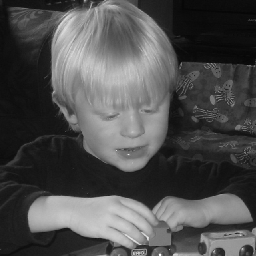
%> input picture Images/engineer.png, 256 x 256 px
$ octave q9.m   (GNU Octave 9; MATLAB toolbox functions it lacks are replaced by stand-ins)
%> lines starting %> are read from the running program, lines starting %| are printed output that depends on the picture
e=imread('engineer.png');
%> e is the input picture: size 256x256 uint8; min 6, max 252, mean 78.5
e=double(e);
%> e: size 256x256 double
ef=fftshift(fft2(e));
efl=ef.*e;
efli=ifft2(efl);
figure(1),imshow(mat2gray(abs(efli)));
%> after `imshow(mat2gray(abs(efli)))`:
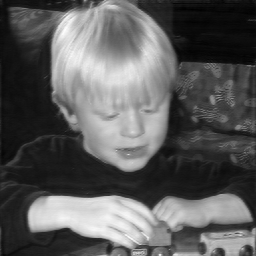
%> displayed picture: size 256x256, on the screen's scale of 0 to 255; min 0, max 255, mean 91.4
% 쬍쿿혃챜씁

[x,y]=meshgrid(-128:127,-128:127);
z=sqrt(x.^2+y.^2);
c = z>5;
% 깼Ν띔
efh=ef.*c;
efhi=ifft2(efh);
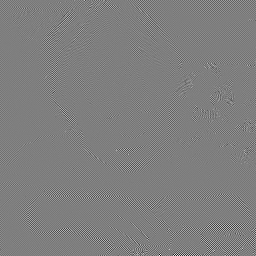
%> efhi: size 256x256 double; min -195.2, max 196.5, mean 0; drawn with min black and max white
figure(2),imshow(mat2gray(abs(efhi)));
%> after `imshow(mat2gray(abs(efhi)))`:
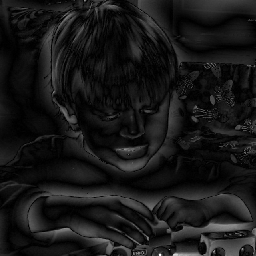
%> displayed picture: size 256x256, on the screen's scale of 0 to 255; min 0, max 255, mean 23.8
% 값쿿혃챜씁

bl=1./(1+((x.^2+y.^2)/15.^2).^2);
efbl=ef.*bl;
figure(3),fftshow(efbl,'log');
%> (this line was passed over: fftshow is not available in this run)
% figure(7),imshow(mat2gray(log(1+abs(efbl))))
figure(4),imshow(mat2gray(abs(ifft2(efbl))))
%> after `imshow(mat2gray(abs(ifft2(efbl))))`:
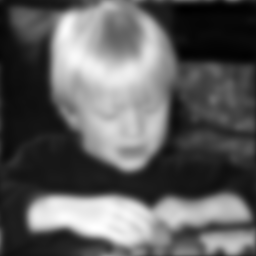
%> displayed picture: size 256x256, on the screen's scale of 0 to 255; min 0, max 255, mean 93.9
% Butterworth쬍쿿혃챜

g1=mat2gray(fspecial('gaussian',256,10));
eg1=ef.*g1;
figure(5),imshow(mat2gray(log(1+abs(eg1))))
%> after `imshow(mat2gray(log(1+abs(eg1))))`:
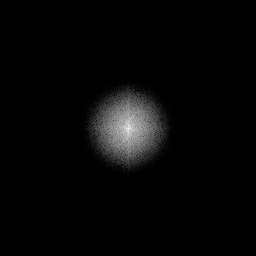
%> displayed picture: size 256x256, on the screen's scale of 0 to 255; min 0, max 255, mean 6.7
figure(6),imshow(mat2gray(abs(ifft2(eg1))))
% 값뉘쬍쿿혃챜씁
